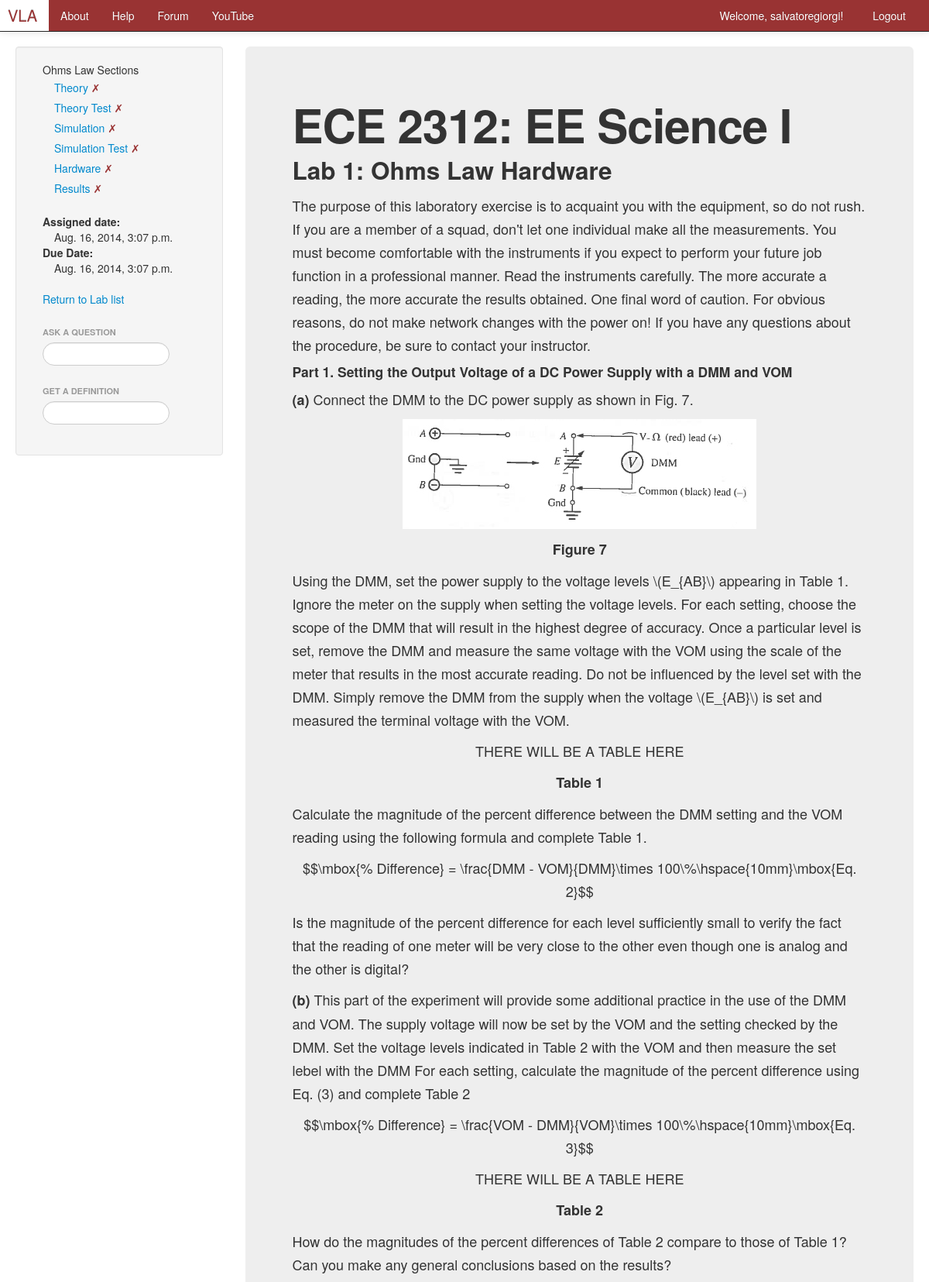
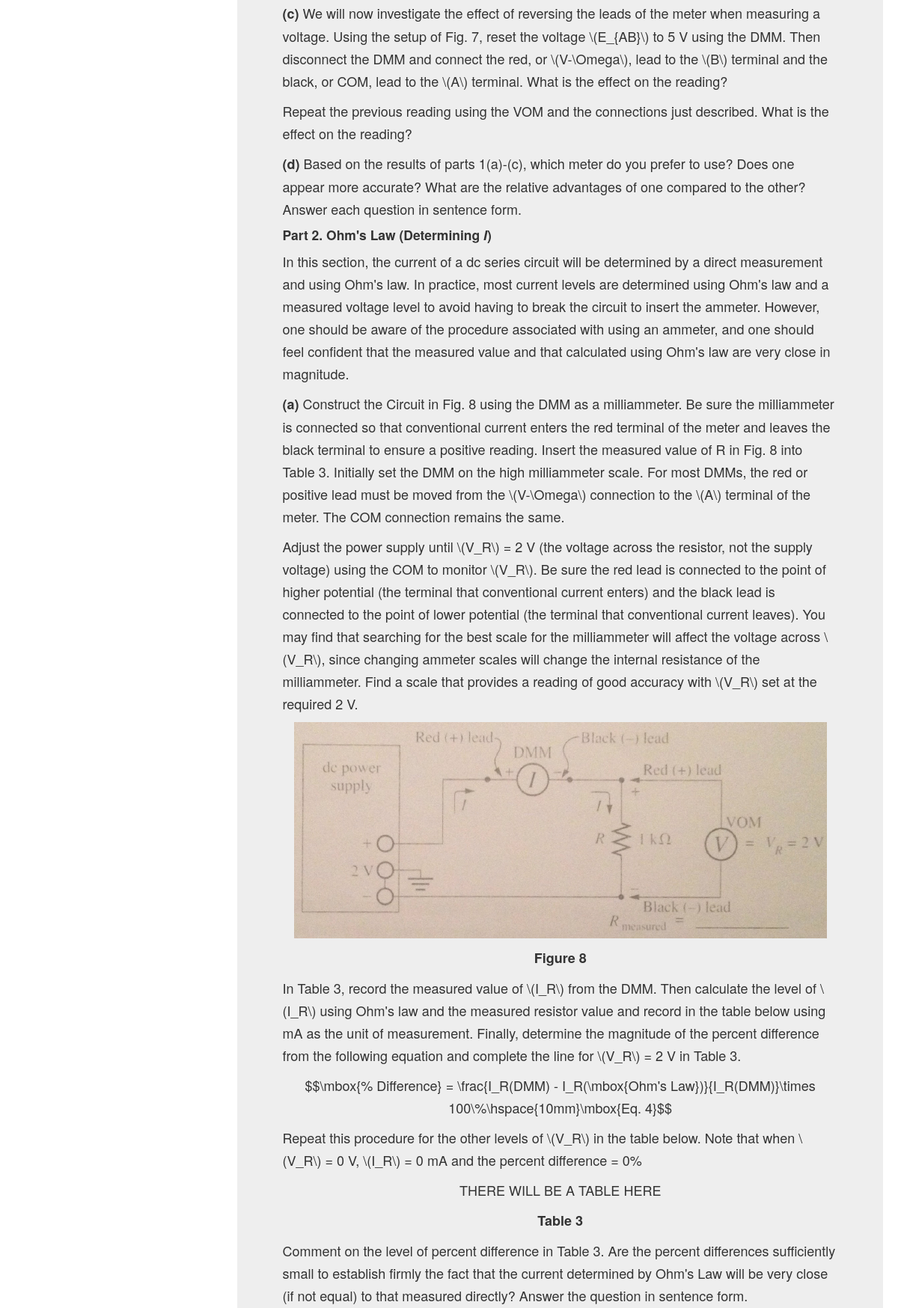
The page /vla/course/EE_Science_I/Ohms_Law/hardware/Ohms_Law_Hardware/ (signed in, upper part) on the database its author committed (2 pictures, top to bottom).
### VLA/models.py (models this page shows, shortened)
class Laboratory(models.Model):
    course = models.ForeignKey(Course)
    name = models.CharField(max_length=128, unique=True)
    start_date = models.DateTimeField('Date Assigned', blank=True, null=True)
    due_date = models.DateTimeField('Date Due', blank=True, null=True)
    lab_number = models.IntegerField(default=0)
    views = models.IntegerField(default=0)

class Course(models.Model):
    name = models.CharField(max_length=128, unique=True)
    crn = models.IntegerField(default=0, blank=True)
    subj = models.CharField(max_length=10)
    course_number = models.IntegerField(default=0)
    section_number = models.IntegerField(default=0, blank=True)
    start_date = models.DateField('Course Start Date', blank=True, null=True)
    end_date = models.DateField('Course End Date', blank=True, null=True)
    lecture_time = models.TimeField('Lecture Time', blank=True, null=True)
    lecture_days = models.CharField(max_length=50, blank=True)
    lecture_location = models.CharField(max_length=50, blank=True)
    lab_time = models.TimeField('Lab Time', blank=True, null=True)
    lab_days = models.CharField(max_length=50, blank=True)
    lab_location = models.CharField(max_length=50, blank=True)
    course_description = models.TextField(max_length=500, blank=True)
    course_overview = models.TextField(max_length=500, blank=True)
    website = models.URLField(blank=True)
    instructor_name = models.CharField(max_length=50, blank=True)
    instructor_email = models.EmailField(blank=True)
    instructor_office_hours = models.TimeField(blank=True, null=True)
    instructor_office_days = models.CharField(max_length=50, blank=True)
    instructor_office_location = models.CharField(max_length=50, blank=True)
    instructor_phone = models.CharField(max_length=50, blank=True)
    TA_name = models.CharField(max_length=50, blank=True)
    TA_email = models.EmailField(blank=True)
    TA_office_hours = models.TimeField(blank=True, null=True)
    TA_office_days = models.CharField(max_length=50, blank=True)
    TA_office_location = models.CharField(max_length=50, blank=True)
    TA_phone = models.CharField(max_length=128, blank=True)
    views = models.IntegerField(default=0)
    likes = models.IntegerField(default=0)

class Hardware(models.Model):
    lab = models.OneToOneField(Laboratory)
    name = models.CharField(max_length=128, unique=True)

class HardwareElement(models.Model):
    hardware = models.ForeignKey(Hardware)
    name = models.CharField(max_length=128)
    number = models.IntegerField(default=0)
    text_input = models.TextField(blank=True)
    image_input = models.FileField(upload_to='static/', blank=True)
    equation_input = models.CharField(max_length=128, blank=True)
    video_input = models.CharField(max_length=64, blank=True)
    TYPE_CHOICES = (
        ('text', 'text'),
        ('image', 'image'),
        ('equation', 'equation'),
        ('latex', 'latex'),
        ('video', 'video'),
        ('table', 'table'),
        ('caption', 'caption'),
    )
    element_type = models.CharField(choices=TYPE_CHOICES, max_length=8)

### VLA/views.py (the view)
# urls.py: url(r'^course/(?P<course_name_url>\w+)/(?P<lab_name_url>\w+)/hardware/(?P<hardware_name_url>\w+)/$', views.hardware, name='hardware'),
def hardware(request, course_name_url, lab_name_url, hardware_name_url):
    if not request.user.is_authenticated():
        return render(request, 'VLA/login.html')
    else:
        user = request.user
        username = request.user.username
        course_name = course_name_url.replace('_', ' ')
        lab_name = lab_name_url.replace('_', ' ')
        context_dict = {'lab_name': lab_name}
        context_dict['def_searched'] = False
        context_dict['def_list'] = Node.objects.all()
        context_dict['question_searched'] = False
        context_dict['question_list'] = AnswerWithQuestion.objects.all()
        try:
            course = Course.objects.get(name=course_name)
            course.url = course_name_url
            context_dict['course'] = course
        except Course.DoesNotExist:
            pass
        try:
            lab = Laboratory.objects.filter(course=course).get(name=lab_name)
            lab.url = lab_name_url
            context_dict['lab'] = lab
            context_dict['student_progress'] = LabProgress.objects.filter(user=user).get(lab=lab)
            context_dict = get_sections(context_dict, lab)
            context_dict['hardware_elements'] = HardwareElement.objects.filter(hardware=context_dict['hardware'])
        except Laboratory.DoesNotExist:
            pass
        if request.method == 'POST':
            context_dict['student_progress'].hardware_finished = True
            context_dict['student_progress'].save()
        return render(request, 'VLA/hardware.html', context_dict)

### VLA/templates/VLA/hardware.html (shortened to what this page needs)
{% extends 'VLA/base.html' %}
{% load staticfiles %}
{% block sidetitle %}{{ lab_name }} Sections{% endblock %}
{% block sidebar %}
    {% include 'VLA/lab_section_list.html' with labs=labs %}
{% endblock %}
{% block body_block %}
<div class="hero-unit">
    <h1>{{ course.subj }} {{ course.course_number }}: {{ course.name }}</h1>
    <h2>Lab {{ lab.lab_number }}: {{ hardware.name }}</h2>
    {% if hardware_elements %}
    {% for element in hardware_elements %}
        {% if element.element_type == 'text' %}
            <p>{{ element.text_input}}</p>
        {% elif element.element_type == 'image' %}
            <p><center><img src="{% static element.image_input %}"></center></p>
        {% elif element.element_type == 'latex' %}
            <p><center>$${{ element.equation_input}}$$</center></p>
        {% elif element.element_type == 'equation' %}
            <p><center>{{ element.equation_input}}</center></p>
        {% elif element.element_type == 'table' %}
            <p><center>THERE WILL BE A TABLE HERE</center></p>
        {% elif element.element_type == 'caption' %}
            <p><center><b>{{ element.text_input}}</b></center></p>
        {% endif %}
    {% endfor %}
    {% endif %}
</div>
{% endblock %}

### VLA/templates/VLA/base.html (shortened to what this page needs)
<!DOCTYPE html>
{% load static %}
{% autoescape off %}
<html>
<head>
    <link href="{% static 'css/bootstrap-fluid-adj.css' %}" rel="stylesheet">
    <link href="{% static 'css/bootstrap.min.css' %}" rel="stylesheet" media="screen">
    <link href="{% static 'css/bootstrap-responsive.css' %}" rel="stylesheet">
</head>
    <body>
        <div class="navbar navbar-inverse navbar-fixed-top">
            <div class="navbar-inner">
                <div class="container">
                    <div class="nav-collapse collapse">
                        <ul class="nav pull-right">
                            {% if user.is_authenticated %}
                             <li><a href="{% url 'profile' user.username %}">Welcome, {{ user.username }}! &nbsp;</a></li>
                             <li><a href="{% url 'logout' %}">Logout</a></li>
                            {% else %}
                             <li><a href="{% url 'register' %}">Register</a></li>
                             <li><a href="{% url 'login' %}">Login</a></li>
                            {% endif %}
                        </ul>
                        <ul class="nav">
                            <li><a class="brand" href="{% url 'index' %}">VLA</a></li>
                            <li><a href="{% url 'about' %}">About</a></li>
                            <li><a href="{% url 'help' %}">Help</a></li>
                            <li><a href="" target="new">Forum</a></li>
                            <li><a href="https://www.youtube.com/channel/UCNU5MvpuVNIAe2NvCiweCNw/" target="new">YouTube</a></li>
                        </ul>
                    </div>
                </div>
            </div>
         </div>
        <div class="container-fluid">
            <div class="row-fluid">
                <div class="span3">
                    {% block sidebar_block %}
                    <div class="well sidebar-nav">
                        <div id="cours">
                            {% if user.is_authenticated %}
                                <ul class="nav nav-list"><li>{% block sidetitle %}Course List{% endblock %}</li>
                                    {% block sidebar %}{% endblock %}
                                </ul>
                                <ul class="nav nav-list">&nbsp;</ul>
                                <ul class="nav nav-list">
                                    <li class="nav-header">Ask a Question</li>
                                    <form>
                                        <li><input  class="search-query span10" type="text" name="question_suggestion" value="" id="question_suggestion" /></li>
                                    </form>
                                </ul>
                                <ul class="nav nav-list">
                                    <li class="nav-header">Get a Definition</li>
                                    <form>
                                        <li><input  class="search-query span10" type="text" name="definition_suggestion" value="" id="definition_suggestion" /></li>
                                    </form>
                                </ul>
                            {% endif %}
                        </div>
                    </div>
                    {% endblock %}
                </div>
                <div class="span9">
                    {% block body_block %}
                    {% endblock %}
                </div>
            </div>
        </div>
    </body>
</html>
{% endautoescape %}

### VLA/templates/VLA/lab_section_list.html
    <ul class="nav nav-list">
        {% if theory %}<li><a href="{% url 'theory' course.url lab.url theory.url %}">Theory
            {% if student_progress.theory_finished %}<font color="#009900"> &#x2713; </font>{% else %}<font color="993333"> &#x2717;</font>{% endif %} </a></li>{% endif %}
        {% if theorytest %}<li><a href="{% url 'theorytest' course.url lab.url theorytest.url %}">Theory Test
            {% if student_progress.theory_test_finished %}<font color="#009900"> &#x2713; </font>{% else %}<font color="993333"> &#x2717;</font>{% endif %} </a></li>{% endif %}
        {% if simulation %}<li><a href="{% url 'simulation' course.url lab.url simulation.url %}">Simulation
            {% if student_progress.simulation_finished %}<font color="#009900"> &#x2713; </font>{% else %}<font color="993333"> &#x2717;</font>{% endif %} </a></li>{% endif %}
        {% if simulationtest %}<li><a href="{% url 'simulationtest' course.url lab.url simulationtest.url %}">Simulation Test
            {% if student_progress.sim_test_finished %}<font color="#009900"> &#x2713; </font>{% else %}<font color="993333"> &#x2717;</font>{% endif %} </a></li>{% endif %}
        {% if hardware %}<li><a href="{% url 'hardware' course.url lab.url hardware.url %}">Hardware
            {% if student_progress.hardware_finished %}<font color="#009900"> &#x2713; </font>{% else %}<font color="993333"> &#x2717;</font>{% endif %} </a></li>{% endif %}
        {% if results %}<li><a href="{% url 'results' course.url lab.url results.url %}">Results
            {% if student_progress.results_finished %}<font color="#009900"> &#x2713; </font>{% else %}<font color="993333"> &#x2717;</font>{% endif %} </a></li>{% endif %}
    </ul>
    {% if lab.start_date %}
    <ul class="nav nav-list">&nbsp;</ul>
    <b>Assigned date:</b><ul class="nav nav-list">{{ lab.start_date }}</ul>
    {% endif %}
    {% if lab.due_date %}
    <b>Due Date:</b><ul class="nav nav-list"> {{ lab.due_date }}</ul>
    {% endif %}
    <ul class="nav nav-list">&nbsp;</ul>
    <a href="/VLA/course/{{ course.url }}/">Return to Lab list</a>

### rows shown on the page
Laboratory: name "Ohms Law", start_date "Aug. 16, 2014, 3:07 p.m.", due_date "Aug. 16, 2014, 3:07 p.m.", lab_number "1"
Course: subj "ECE", course_number "2312", name "EE Science I"
Hardware: name "Ohms Law Hardware"
HardwareElement: text_input "The purpose of this laboratory exercise is to acquaint you with the equipment, so do not rush. If you are a member of a squad, don't let one individual make all the measurements. You must become comfortable with the instruments if you expect to perform your future job function in a professional manner. Read the instruments carefully. The more accurate a reading, the more accurate the results obtained. One final word of caution. For obvious reasons, do not make network changes with the power on! If you have any questions about the procedure, be sure to contact your instructor."
HardwareElement: text_input "Part 1. Setting the Output Voltage of a DC Power Supply with a DMM and VOM"
HardwareElement: text_input "(a) Connect the DMM to the DC power supply as shown in Fig. 7."
HardwareElement: image_input (picture)
HardwareElement: text_input "Figure 7"
HardwareElement: text_input "Using the DMM, set the power supply to the voltage levels \\(E_{AB}\\) appearing in Table 1. Ignore the meter on the supply when setting the voltage levels. For each setting, choose the scope of the DMM that will result in the highest degree of accuracy. Once a particular level is set, remove the DMM and measure the same voltage with the VOM using the scale of the meter that results in the most accurate reading. Do not be influenced by the level set with the DMM. Simply remove the DMM from the supply when the voltage \\(E_{AB}\\) is set and measured the terminal voltage with the VOM."
HardwareElement: element_type "THERE WILL BE A TABLE HERE"
HardwareElement: text_input "Table 1"
HardwareElement: text_input "Calculate the magnitude of the percent difference between the DMM setting and the VOM reading using the following formula and complete Table 1."
HardwareElement: equation_input "\\mbox{% Difference} = \\frac{DMM - VOM}{DMM}\\times 100\\%\\hspace{10mm}\\mbox{Eq. 2}"
HardwareElement: text_input "Is the magnitude of the percent difference for each level sufficiently small to verify the fact that the reading of one meter will be very close to the other even though one is analog and the other is digital?"
HardwareElement: text_input "(b) This part of the experiment will provide some additional practice in the use of the DMM and VOM. The supply voltage will now be set by the VOM and the setting checked by the DMM. Set the voltage levels indicated in Table 2 with the VOM and then measure the set lebel with the DMM For each setting, calculate the magnitude of the percent difference using Eq. (3) and complete Table 2"
HardwareElement: equation_input "\\mbox{% Difference} = \\frac{VOM - DMM}{VOM}\\times 100\\%\\hspace{10mm}\\mbox{Eq. 3}"
HardwareElement: element_type "THERE WILL BE A TABLE HERE"
HardwareElement: text_input "Table 2"
HardwareElement: text_input "How do the magnitudes of the percent differences of Table 2 compare to those of Table 1? Can you make any general conclusions based on the results?"
HardwareElement: text_input "(c) We will now investigate the effect of reversing the leads of the meter when measuring a voltage. Using the setup of Fig. 7, reset the voltage \\(E_{AB}\\) to 5 V using the DMM. Then disconnect the DMM and connect the red, or \\(V-\\Omega\\), lead to the \\(B\\) terminal and the black, or COM, lead to the \\(A\\) terminal. What is the effect on the reading?"
HardwareElement: text_input "Repeat the previous reading using the VOM and the connections just described. What is the effect on the reading?"
HardwareElement: text_input "(d) Based on the results of parts 1(a)-(c), which meter do you prefer to use? Does one appear more accurate? What are the relative advantages of one compared to the other? Answer each question in sentence form."
HardwareElement: text_input "Part 2. Ohm's Law (Determining I )"
HardwareElement: text_input "In this section, the current of a dc series circuit will be determined by a direct measurement and using Ohm's law. In practice, most current levels are determined using Ohm's law and a measured voltage level to avoid having to break the circuit to insert the ammeter. However, one should be aware of the procedure associated with using an ammeter, and one should feel confident that the measured value and that calculated using Ohm's law are very close in magnitude."
HardwareElement: text_input "(a) Construct the Circuit in Fig. 8 using the DMM as a milliammeter. Be sure the milliammeter is connected so that conventional current enters the red terminal of the meter and leaves the black terminal to ensure a positive reading. Insert the measured value of R in Fig. 8 into Table 3. Initially set the DMM on the high milliammeter scale. For most DMMs, the red or positive lead must be moved from the \\(V-\\Omega\\) connection to the \\(A\\) terminal of the meter. The COM connection remains the same."
HardwareElement: text_input "Adjust the power supply until \\(V_R\\) = 2 V (the voltage across the resistor, not the supply voltage) using the COM to monitor \\(V_R\\). Be sure the red lead is connected to the point of higher potential (the terminal that conventional current enters) and the black lead is connected to the point of lower potential (the terminal that conventional current leaves). You may find that searching for the best scale for the milliammeter will affect the voltage across \\(V_R\\), since changing ammeter scales will change the internal resistance of the milliammeter. Find a scale that provides a reading of good accuracy with \\(V_R\\) set at the required 2 V."
HardwareElement: image_input (picture)
HardwareElement: text_input "Figure 8"
HardwareElement: text_input "In Table 3, record the measured value of \\(I_R\\) from the DMM. Then calculate the level of \\(I_R\\) using Ohm's law and the measured resistor value and record in the table below using mA as the unit of measurement. Finally, determine the magnitude of the percent difference from the following equation and complete the line for \\(V_R\\) = 2 V in Table 3."
HardwareElement: equation_input "\\mbox{% Difference} = \\frac{I_R(DMM) - I_R(\\mbox{Ohm's Law})}{I_R(DMM)}\\times 100\\%\\hspace{10mm}\\mbox{Eq. 4}"
HardwareElement: text_input "Repeat this procedure for the other levels of \\(V_R\\) in the table below. Note that when \\(V_R\\) = 0 V, \\(I_R\\) = 0 mA and the percent difference = 0%"
HardwareElement: element_type "THERE WILL BE A TABLE HERE"
HardwareElement: text_input "Table 3"
HardwareElement: text_input "Comment on the level of percent difference in Table 3. Are the percent differences sufficiently small to establish firmly the fact that the current determined by Ohm's Law will be very close (if not equal) to that measured directly? Answer the question in sentence form."

### other values the page prints
{{ user.username }} "salvatoregiorgi"
